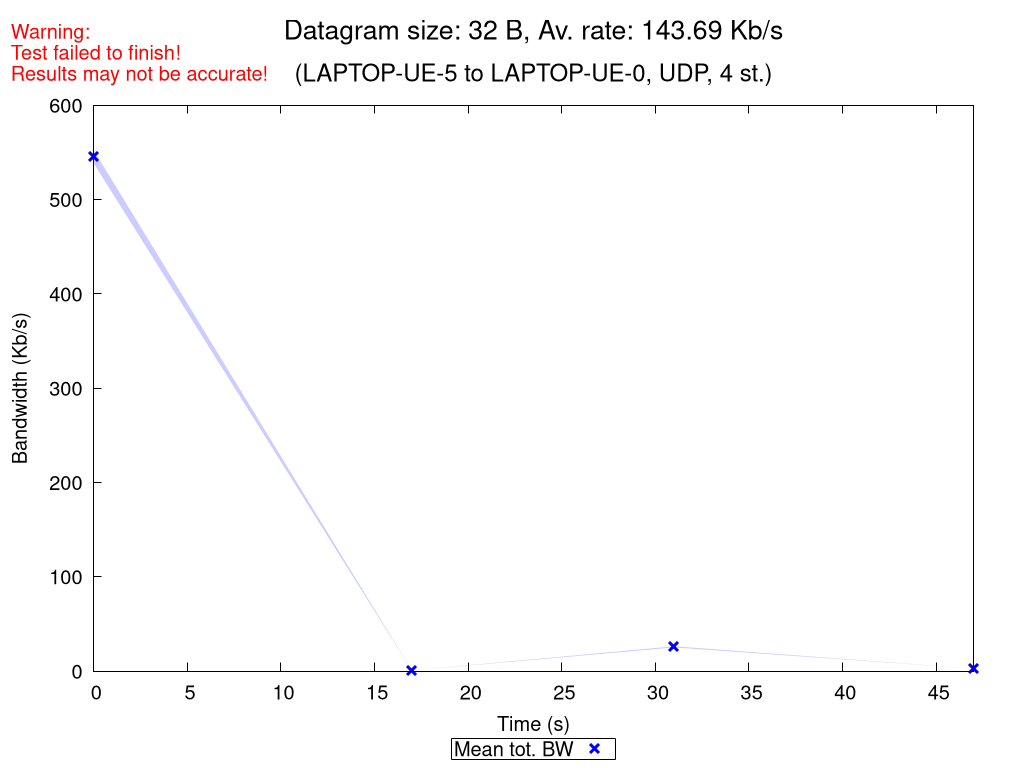

Write the gnuplot code that produced this figure.
set terminal pngcairo nocrop enhanced size 1024,768 font "Verdana,15"
set output "UDP_4_st_2020_10_18_08-18-25_two2one_00032B.png"

set title "{/=20 Datagram size: 32 B, Av. rate: 143.69 Kb/s}\n\n{/=18 (LAPTOP-UE-5 to LAPTOP-UE-0, UDP, 4 st.)}"
set label "Warning:\nTest failed to finish!\nResults may not be accurate!" at screen 0.01, screen 0.96 tc rgb "red"

set xlabel "Time (s)"
set ylabel "Bandwidth (Kb/s)"
set ytics nomirror
set key bmargin center horizontal box samplen 1 width -1
set bmargin 4.6
set rmargin 4.5

rf = 1000.0  # rate factor
set style fill transparent solid 0.2 noborder
set autoscale xfix
plot "UDP_4_st_2020_10_18_08-18-25_two2one_00032B_iperf_processed.dat" using 1:($2/rf-$3/rf):($2/rf+$3/rf) with filledcurves lc rgb "blue" notitle, \
     "" using 1:($2/rf) with points pt 2 ps 1.5 lw 3 lc rgb "blue" title "Mean tot. BW", \
